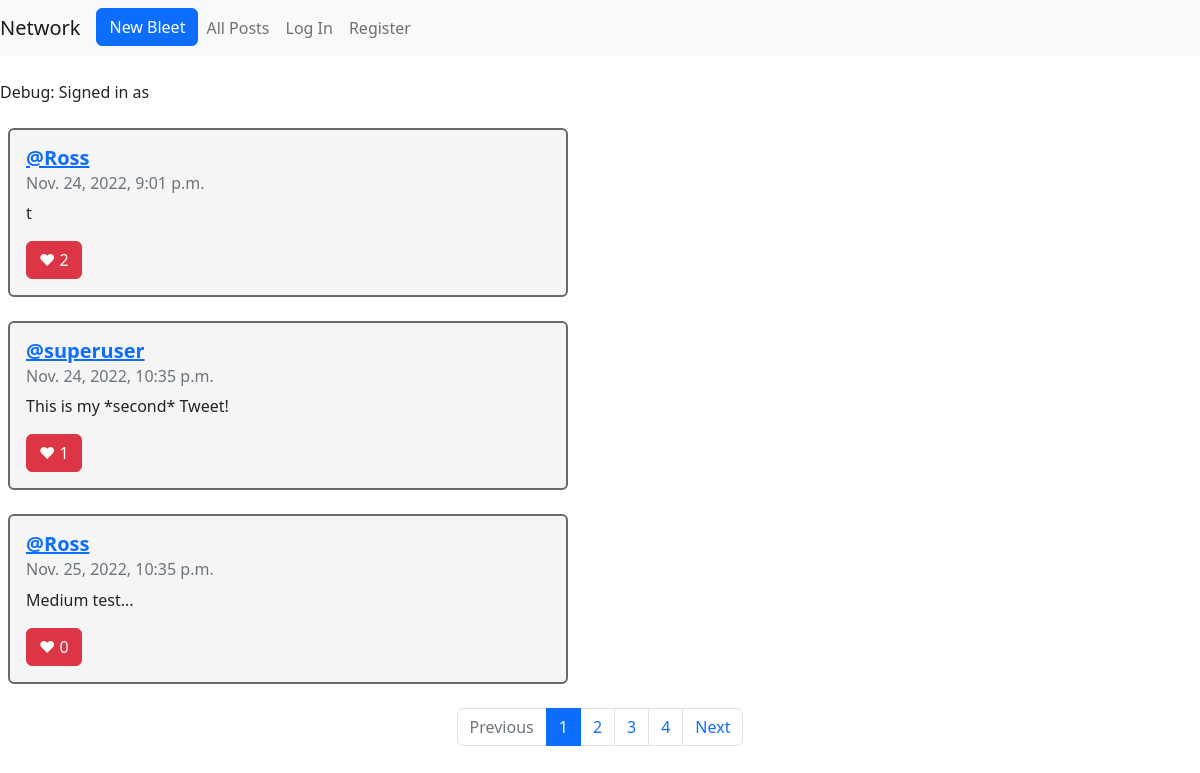
Page /allPosts on the committed database.
### network/models.py (models this page shows)
class Tweet(models.Model):
    author = models.ForeignKey(User, on_delete=models.CASCADE)
    tweetText = models.CharField(max_length=255)
    posted = models.DateTimeField(auto_now_add=True)
    like = models.ManyToManyField(User, blank=True, related_name="likes")
    def __str__(self):
        return f"{self.author} tweeted: {self.tweetText}"

class User(AbstractUser):
    pass

### network/views.py (the view)
# urls.py: path("allPosts", views.allPosts, name="allPosts"),
def allPosts(request):
    tweets = Tweet.objects.all()
    paginator = Paginator(tweets, 3)
    page_number = request.GET.get('page')
    page_obj = paginator.get_page(page_number)
    print(tweets)
    return render(request, "network/allPosts.html", {
        "page_obj": page_obj
    })

### network/templates/network/allPosts.html (shortened to what this page needs)
   {% extends "network/layout.html" %}
   {% block body %}
   <br>
   Debug: Signed in as <strong>{{ user.username }}</strong>
   <br>
   <br>
   {% for tweet in page_obj %}
   <div class="ms-2 card" style="width: 35rem" data-id="{{tweet.id}}";>
     <div class="card-body rounded">
      <h5 class="card-title" href="#"><a href="{% url 'profile' user_id=tweet.author.id%}"><b>@{{ tweet.author}}</b></h5></a>
      <h6 class="card-subtitle mb-2 text-muted">{{tweet.posted}}</h6>
      <p class="card-text" id="tweetText">{{tweet.tweetText}}</p>
      {% if user.username in tweet.like.all|stringformat:'s' %}
      <button class="btn btn-danger float-left" id="foo">&hearts;&nbsp;<span id="number">{{ tweet.like.all.count }}</span></button>
      {% else %}
      <button class="btn btn-secondary float-left" id="foo">&hearts;&nbsp;<span id="number">{{ tweet.like.all.count }}</span></button>
      {% endif %}
   </div>
</div>
<br>
{% endfor %}
    <nav aria-label="Page navigation example">
      <ul class="pagination justify-content-center">
        {% if page_obj.has_previous %}
          <li class="page-item">
            <a class="page-link" href="?page={{ page_obj.previous_page_number }}">Previous</a>
          </li>
        {% else %}
          <li class="page-item disabled">
            <a class="page-link" href="#" tabindex="-1" aria-disabled="True">Previous</a>
          </li>
        {% endif %}
        {% for i in page_obj.paginator.page_range %}
          {% if page_obj.number == i %}
            <li class="page-item active" aria-current="page">
              <span class="page-link">
                {{ i }}
              </span>
            </li>
          {% else %}
            <li class="page-item"><a class="page-link" href="?page={{ i }}">{{ i }}</a></li>
          {% endif %}
        {% endfor %}
        {% if page_obj.has_next %}
          <li class="page-item">
            <a class="page-link" href="?page={{ page_obj.next_page_number }}">Next</a>
          </li>
        {% else %}
          <li class="page-item disabled">
            <a class="page-link" href="#" tabindex="-1" aria-disabled="True">Next</a>
          </li>
        {% endif %}
      </ul>
    </nav>
{% endblock %}

### network/static/network/styles.css (style rules this page uses)
.card { background-color: #F5F5F5; border: 2px solid dimgrey; }

### rows in the picture
Tweet: author "Ross", posted "Nov. 24, 2022, 9:01 p.m.", tweetText "t", like.all.count "2"
Tweet: author "superuser", posted "Nov. 24, 2022, 10:35 p.m.", tweetText "This is my *second* Tweet!", like.all.count "1"
Tweet: author "Ross", posted "Nov. 25, 2022, 10:35 p.m.", tweetText "Medium test...", like.all.count "0"

### other values in the picture
{{ i }} "1"
{{ i }} "2" "3" "4"
